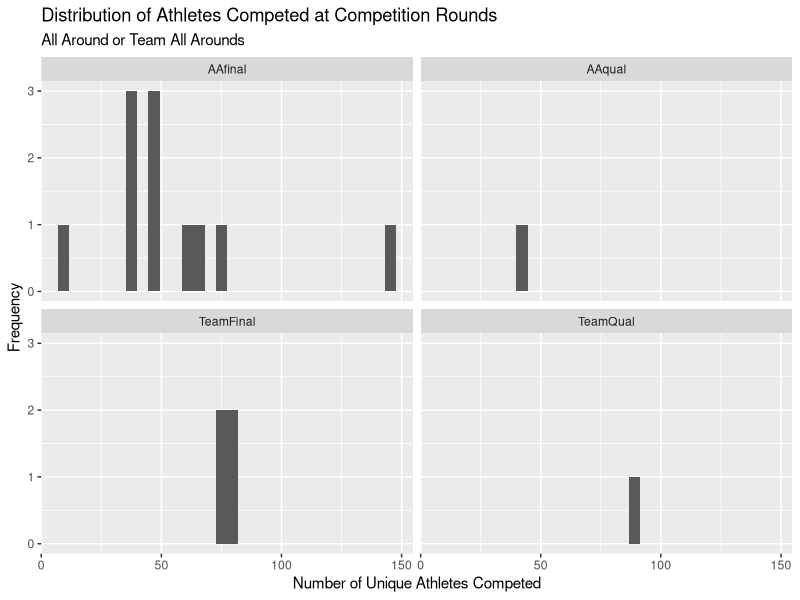
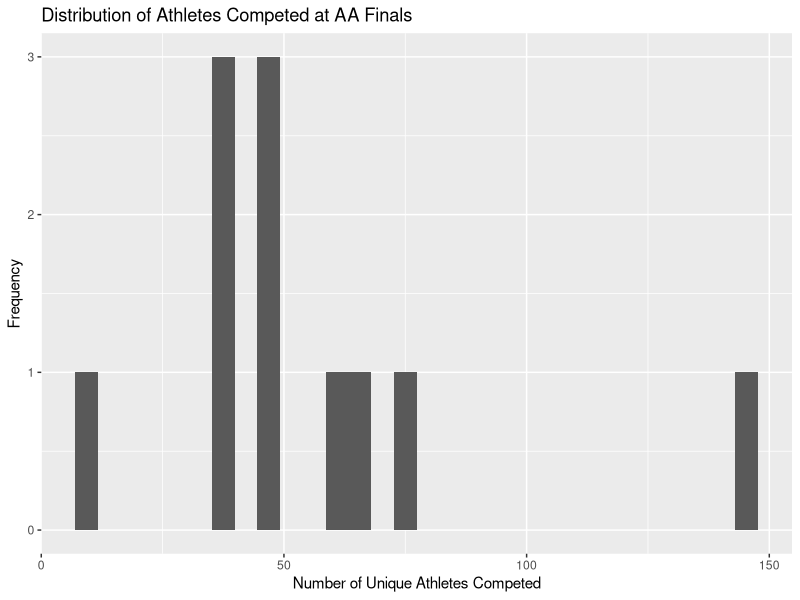
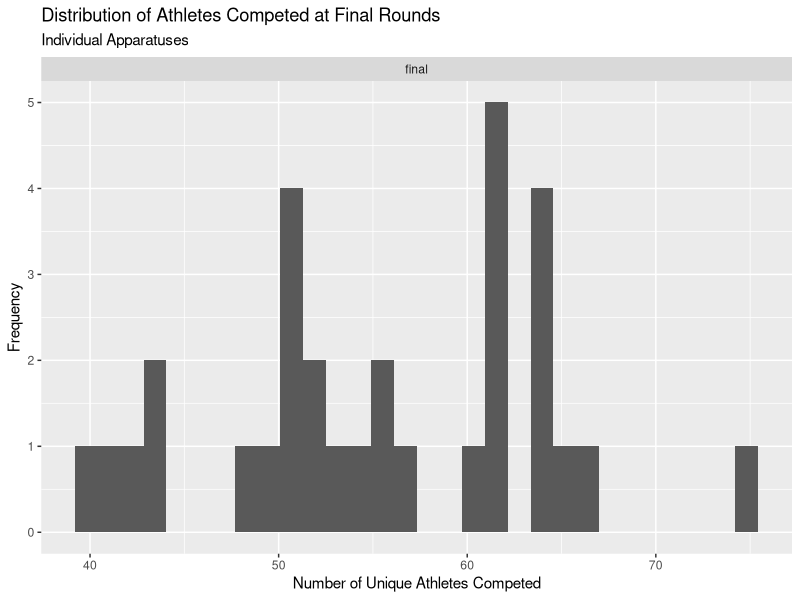
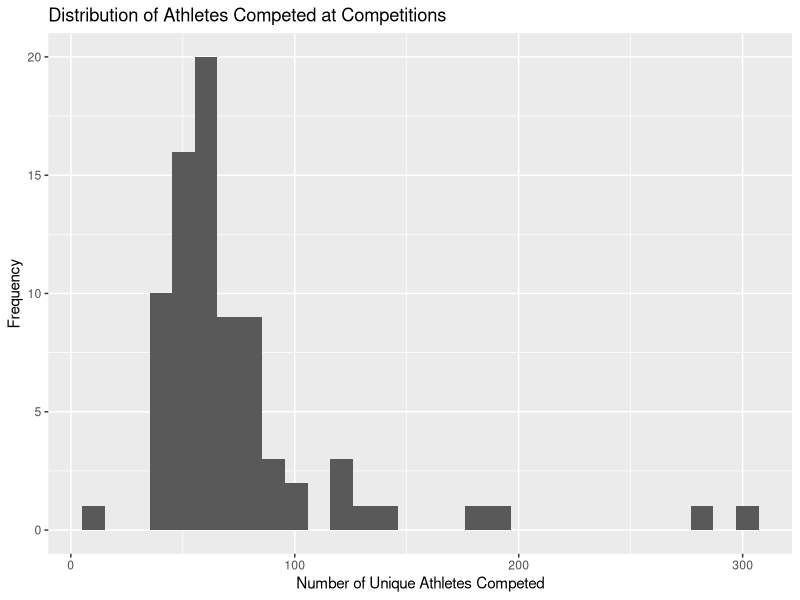

Recreate these plots in R, in order.
## ---- chunk 1
#| echo : false
#| label: downloading-packages
#| message: false
#| include: false

library(tidyverse)
library(knitr)
library(stringr)
## ---- chunk 2
#| echo : false
#| label: read-data
#| message: false
#| include: false

#make sure this is forked to github so it's not a local file path
earlydata <- read_csv("Cleaned Data/data_2017_2021.csv")
laterdata <- read_csv("Cleaned Data/data_2022_2023.csv")

#will not be using early dataset because it only contains data about female athletes
early <- earlydata |>
  drop_na(Score, E_Score, D_Score, Apparatus, Round, Location, Competition, Country, Gender)

later <- laterdata |>
  drop_na(Score, E_Score, D_Score, Apparatus, Round, Location, Competition, Country, Gender)
## ---- chunk 3
#indonesian gymnast's name is Abiyu RAFI not ABIYURAFI
laterdata <- laterdata |>
  mutate(FirstName = ifelse(LastName == "ABIYURAFI" & FirstName == ".", "Abiyu", FirstName),
    LastName = ifelse(LastName == "ABIYURAFI", "RAFI", LastName),
    Apparatus = if_else(Apparatus == 'hb', 'HB', Apparatus))


laterdata <- laterdata |>
  mutate(firstname_check = ifelse(str_length(FirstName) >= 3, 1, 0),
         lastname_check = ifelse(str_length(LastName) >= 3, 1, 0))

laterdata <- laterdata |>
  mutate(FirstName = ifelse(firstname_check == 0, paste0(FirstName, "_"), FirstName),
         LastName = ifelse(lastname_check == 0, paste0(LastName, "_"), LastName))

#based on string methods -- creating unique athlete IDs
laterdata <- laterdata |>
  mutate(unique_id = paste0(str_sub(FirstName, 1, 3), str_sub(LastName, 1, 3), "_", Country))

#create a vector for AA or team
AA_team <- c("AAfinal", "TeamFinal", "TeamQual", "AAqual")
'%notin%' <- function(x,y)!('%in%'(x,y))

finals_vector <- c("AAfinal", "TeamFinal", "final")
## ---- chunk 4
#these quantiles are already grouped by gender and competition, round, apapratus, etc. so no bleeding
quantiled_data <- laterdata |>
  group_by(Gender, Competition, Round, Apparatus) |>
  mutate(quantile_20s = ntile(-Score, 5),
         quantile_10s = ntile(-Score, 10))

#filter out the athletes who have NEVER made it to a final, ever
filtered_data <- quantiled_data |>
  group_by(unique_id) |>
  filter(any(Round == "final" | Round == "TeamFinal" | Round == "AAfinal")) |>
  ungroup()

#summary of number of athletes competed in each competition in each round
number_athletes <- filtered_data |>
  group_by(Competition, Round) |>
  summarise(athletes_participated = n_distinct(unique_id))


# at the oceania continental championships, only 10 unique athletes competed
# every other competition at each round has at minimum 36 athletes competing
#at these final rounds, there are at least 40 athletes in each final, so it's fine
#going to left join to show the number of athletes that participated per round

joined_data <- filtered_data |>
  left_join(number_athletes, by = c("Competition", "Round"))

#now the athletes_participated column = how many athletes competed in it


#this filters out the individual records for ppl who were not in top quantiles at a competition
final_data <- joined_data |>
  filter((athletes_participated <= 100 & quantile_20s == 1) | (athletes_participated > 100 & quantile_10s == 1) | (Competition == "Oceania Continental Championships 2023" & quantile_20s %in% c(1, 2)))

#now let's check the number of unique athletes left
# final_data |>
#   group_by(Country) |>
#   summarise(athletes_left = n_distinct(unique_id))

#there are 679 athletes left in total once we have filtered, USA still has 91 left
## ---- chunk 5
menFinal <- final_data %>% 
  filter(Gender == 'm')

womenFinal <- final_data %>% 
  filter(Gender == 'w')
## ---- chunk 6
#rank actually shown to be correct here for the early observationsbesides a couple missing ranks
orderMenFinal <- menFinal %>% 
  arrange(Competition, Round, Apparatus, desc(Score)) %>% 
  dplyr::select(unique_id, Country,Competition, Round,Apparatus, Rank, Score)
orderMenFinal
## ---- chunk 7
#this ranking works works to individually rank the observations rather than taking into account team/all around sum score rankings since we are aiming to choose best individual atheletes
#also important to note that rankers did not give same scores the same rank, but this will be done in new rank

orderMenFinal <- orderMenFinal %>%
  #initializes newRank column
  mutate(newRank = NA)
#starts with first row as 1 since data already grouped and ordered
orderMenFinal$newRank[1] <- 1
for (i in 2:nrow(orderMenFinal)){
  #ranks for ties of same competition, round, and apparatus
  if ((orderMenFinal$Competition[i] == orderMenFinal$Competition[i-1]) & (orderMenFinal$Round[i] == orderMenFinal$Round[i-1]) & (orderMenFinal$Apparatus[i] == orderMenFinal$Apparatus[i-1]) & (orderMenFinal$Score[i] == orderMenFinal$Score[i-1])) {
    orderMenFinal$newRank[i] <- orderMenFinal$newRank[i-1]
  } 
  #ranks for non ties of same competition, round, and apparatus
  else if ((orderMenFinal$Competition[i] == orderMenFinal$Competition[i-1]) & (orderMenFinal$Round[i] == orderMenFinal$Round[i-1]) & (orderMenFinal$Apparatus[i] == orderMenFinal$Apparatus[i-1])) {
    orderMenFinal$newRank[i] <- orderMenFinal$newRank[i-1]+1
  }
  #ranks for new competition, round, and apparatus
  else {
    orderMenFinal$newRank[i] <- 1
  }
}
orderMenFinal
## ---- chunk 8
orderWomenFinal <- womenFinal %>% 
  arrange(Competition, Round, Apparatus, desc(Score)) %>% 
  dplyr::select(unique_id, Country,Competition, Round,Apparatus, Rank, Score)
orderWomenFinal
## ---- chunk 9
#this ranking works works to individually rank the observations rather than taking into account team/all around sum score rankings since we are aiming to choose best individual atheletes
#also important to note that rankers did not give same scores the same rank, but this will be done in new rank
orderWomenFinal <- orderWomenFinal %>%
  mutate(newRank = NA)
orderWomenFinal$newRank[1] <- 1

for (i in 2:nrow(orderWomenFinal)){
  if ((orderWomenFinal$Competition[i] == orderWomenFinal$Competition[i-1]) & (orderWomenFinal$Round[i] == orderWomenFinal$Round[i-1]) & (orderWomenFinal$Apparatus[i] == orderWomenFinal$Apparatus[i-1]) & (orderWomenFinal$Score[i] == orderWomenFinal$Score[i-1])) {
    orderWomenFinal$newRank[i] <- orderWomenFinal$newRank[i-1]
  } 
  else if ((orderWomenFinal$Competition[i] == orderWomenFinal$Competition[i-1]) & (orderWomenFinal$Round[i] == orderWomenFinal$Round[i-1]) & (orderWomenFinal$Apparatus[i] == orderWomenFinal$Apparatus[i-1])) {
    orderWomenFinal$newRank[i] <- orderWomenFinal$newRank[i-1]+1
  }
  else {
    orderWomenFinal$newRank[i] <- 1
  }
}
orderWomenFinal
## ---- chunk 10
number_athletes |>
  filter(Round %in% AA_team) |>
  ggplot(aes(x = athletes_participated)) +
    geom_histogram() +
    facet_wrap(~ Round) +
    labs(x = "Number of Unique Athletes Competed",
         y = "Frequency",
         title = "Distribution of Athletes Competed at Competition Rounds",
         subtitle = "All Around or Team All Arounds")

number_athletes |>
  filter(Round == "AAfinal") |>
  ggplot(aes(x = athletes_participated)) +
    geom_histogram() +
    labs(x = "Number of Unique Athletes Competed",
         y = "Frequency",
         title = "Distribution of Athletes Competed at AA Finals")

number_athletes |>
  filter(Round == "final") |>
  ggplot(aes(x = athletes_participated)) +
    geom_histogram() +
    facet_wrap(~ Round) +
    labs(x = "Number of Unique Athletes Competed",
         y = "Frequency",
         title = "Distribution of Athletes Competed at Final Rounds",
         subtitle = "Individual Apparatuses")

ggplot(number_athletes, aes(x = athletes_participated)) +
  geom_histogram() +
  labs(x = "Number of Unique Athletes Competed",
       y = "Frequency",
       title = "Distribution of Athletes Competed at Competitions")

